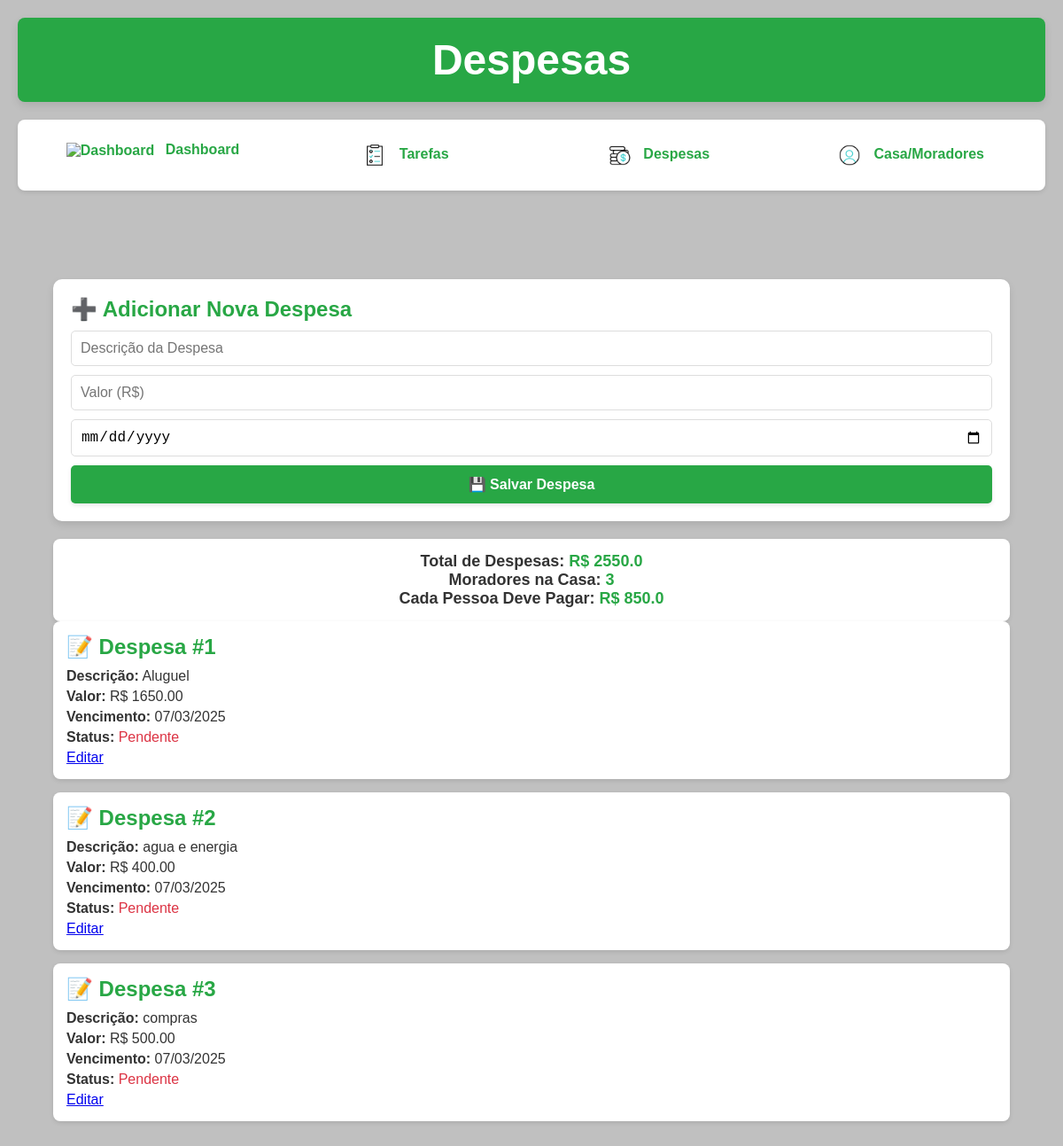
Screenshot of /expenses (signed in) with the database file from the repository.
### app.py (models this page shows)
class Despesa(db.Model):
    id = db.Column(db.Integer, primary_key=True)
    descricao = db.Column(db.String(100), nullable=False)
    valor = db.Column(db.Float, nullable=False)
    data_vencimento = db.Column(db.DateTime, nullable=False)
    pago = db.Column(db.Boolean, default=False)
    casa_id = db.Column(db.Integer, db.ForeignKey('casa.id'), nullable=False)  # Relacionado à Casa

### app.py (the view, shortened to what this page needs)
@app.route('/expenses', methods=['GET', 'POST'])
def expenses():
    if 'usuario_id' not in session:
        return redirect(url_for('login'))
    usuario = Usuario.query.get(session['usuario_id'])
    despesas = Despesa.query.filter_by(casa_id=usuario.casa_id).all()
    total_despesas = sum(d.valor for d in despesas)
    num_moradores = Usuario.query.filter_by(casa_id=usuario.casa_id).count()
    valor_por_pessoa = total_despesas / num_moradores if num_moradores > 0 else 0
    return render_template('expenses.html',
                           despesas=despesas,
                           total_despesas=total_despesas,
                           num_moradores=num_moradores,
                           valor_por_pessoa=valor_por_pessoa)

### templates/expenses.html (shortened to what this page needs)
<!DOCTYPE html>
<html lang="pt-BR">
<head>
</head>
<body>
{% extends "base.html" %}
{% block header %}Despesas{% endblock %}
{% block content %}
  <main>
    <div class="form-expense">
      <h3>➕ Adicionar Nova Despesa</h3>
      <form action="{{ url_for('expenses') }}" method="POST">
        <input type="text" name="descricao" placeholder="Descrição da Despesa" required>
        <input type="number" name="valor" placeholder="Valor (R$)" step="0.01" required>
        <input type="date" name="data_vencimento" required>
        <button type="submit" class="btn-green">💾 Salvar Despesa</button>
      </form>
    </div>
    <div class="summary">
      <p>Total de Despesas: <span>R$ {{ total_despesas|round(2) }}</span></p>
      <p>Moradores na Casa: <span>{{ num_moradores }}</span></p>
      <p>Cada Pessoa Deve Pagar: <span>R$ {{ valor_por_pessoa|round(2) }}</span></p>
    </div>
    {% if despesas %}
      {% for despesa in despesas %}
        <div class="card">
          <h3>📝 Despesa #{{ loop.index }}</h3>
          <p><strong>Descrição:</strong> {{ despesa.descricao }}</p>
          <p><strong>Valor:</strong> R$ {{ "%.2f"|format(despesa.valor) }}</p>
          <p><strong>Vencimento:</strong> {{ despesa.data_vencimento.strftime('%d/%m/%Y') }}</p>
          <p><strong>Status:</strong>
            {% if despesa.pago %}
              <span style="color: #28a745;">Pago</span>
            {% else %}
              <span style="color: #dc3545;">Pendente</span>
            {% endif %}
          </p>
          <a href="{{ url_for('editar_despesa', despesa_id=despesa.id) }}">Editar</a>
        </div>
      {% endfor %}
    {% else %}
      <p style="text-align: center; color: #666; margin-top: 20px;">Nenhuma despesa cadastrada ainda.</p>
    {% endif %}
  </main>
{% endblock %}

### templates/base.html (shortened to what this page needs)
<!DOCTYPE html>
<html lang="pt-BR">
<head>
  <link rel="stylesheet" href="{{ url_for('static', filename='css/styles.css') }}">
</head>
<body>
  <header>
    <h1>{% block header %}{% endblock %}</h1>
  </header>
  <nav>
    <a href="{{ url_for('dashboard') }}">
      <img src="{{ url_for('static', filename='img/home_17905779.gif') }}" alt="Dashboard" class="icon"> Dashboard
    </a>
    <a href="{{ url_for('tasks') }}">
      <img src="{{ url_for('static', filename='img/prancheta.gif') }}" alt="Tarefas" class="icon"> Tarefas
    </a>
    <a href="{{ url_for('expenses') }}">
      <img src="{{ url_for('static', filename='img/dolar.gif') }}" alt="Despesas" class="icon"> Despesas
    </a>
    <a href="{{ url_for('house_info') }}">
      <img src="{{ url_for('static', filename='img/perfil.gif') }}" alt="Casa/Moradores" class="icon"> Casa/Moradores
    </a>
  </nav>
  <main>
    {% block content %}{% endblock %}
  </main>
</body>
</html>

### static/css/styles.css (style rules this page uses)
body { font-family: 'Arial', sans-serif; background: #C0C0C0; color: #333; min-height: 100vh; display: flex; flex-direction: column; align-items: center; padding: 20px; }
header { background-color: #28a745; color: #fff; padding: 20px; text-align: center; width: 100%; border-radius: 8px; box-shadow: 0 4px 10px rgba(0, 0, 0, 0.1); }
nav { display: flex; justify-content: space-around; background: #fff; width: 100%; box-shadow: 0 2px 5px rgba(0, 0, 0, 0.1); margin-top: 20px; border-radius: 8px; }
nav a { flex: 1; padding: 15px; text-decoration: none; color: #28a745; font-weight: bold; text-align: center; transition: color 0.3s; }
main { width: 100%; max-width: 1200px; padding: 20px; margin-top: 30px; }
.card { background: #fff; padding: 20px; margin-bottom: 20px; border-radius: 8px; box-shadow: 0 2px 5px rgba(0, 0, 0, 0.1); }
h3 { color: #28a745; margin-bottom: 15px; font-size: 1.5em; }
.icon { width: 30px; height: 30px; margin-right: 8px; vertical-align: middle; }
nav { display: flex; justify-content: space-around; background: #fff; box-shadow: 0 2px 5px rgba(0, 0, 0, 0.1); }
nav a { flex: 1; padding: 15px; text-decoration: none; color: #28a745; font-weight: bold; text-align: center; }
main { padding: 20px; }
.card { background: #fff; margin-bottom: 15px; padding: 15px; border-radius: 8px; box-shadow: 0 2px 5px rgba(0, 0, 0, 0.1); }
.card h3 { margin-bottom: 10px; color: #28a745; }
.card p { color: #333; }
button { background-color: #28a745; color: white; border: none; padding: 5px 15px; font-size: 14px; font-weight: bold; border-radius: 3px; cursor: pointer; transition: background-color 0.3s, transform 0.2s; box-shadow: 0 2px 5px rgba(0, 0, 0, 0.1); }

### templates/expenses.html (style rules this page uses)
* { margin: 0; padding: 0; box-sizing: border-box; }
body { font-family: "Arial", sans-serif; background: #f4f4f4; color: #333; }
header { background: #28a745; color: #fff; padding: 15px; text-align: center; font-size: 24px; }
nav { display: flex; justify-content: space-around; background: #fff; box-shadow: 0 2px 5px rgba(0, 0, 0, 0.1); padding: 10px; }
nav a { text-decoration: none; color: #28a745; font-weight: bold; padding: 10px 15px; border-radius: 5px; transition: 0.3s; }
main { padding: 20px; max-width: 800px; margin: 0 auto; }
.form-expense { background: #fff; padding: 20px; border-radius: 10px; margin-bottom: 20px; box-shadow: 0 4px 8px rgba(0, 0, 0, 0.1); }
.form-expense h3 { margin-bottom: 10px; color: #28a745; }
.form-expense input { width: 100%; padding: 10px; margin-bottom: 10px; border: 1px solid #ddd; border-radius: 5px; font-size: 16px; }
.btn-green { width: 100%; background: #28a745; color: #fff; border: none; padding: 12px; border-radius: 5px; font-size: 16px; cursor: pointer; transition: 0.3s; }
.card { background: #fff; padding: 15px; margin-bottom: 15px; border-radius: 8px; box-shadow: 0 2px 5px rgba(0, 0, 0, 0.1); }
.card h3 { color: #28a745; }
.card p { margin: 5px 0; }
.summary { background: #fff; padding: 15px; margin-top: 20px; border-radius: 8px; text-align: center; font-size: 18px; font-weight: bold; color: #333; box-shadow: 0 2px 5px rgba(0, 0, 0, 0.1); }
.summary span { color: #28a745; }
button { background-color: #28a745; color: white; border: none; padding: 5px 15px; font-size: 14px; font-weight: bold; border-radius: 3px; cursor: pointer; transition: background-color 0.3s, transform 0.2s; box-shadow: 0 2px 5px rgba(0, 0, 0, 0.1); }
.icon { width: 50px; height: 50px; margin-right: 8px; vertical-align: middle; }

### rows the page displays
Despesa: descricao "Aluguel", valor "1650.00", data_vencimento "07/03/2025", pago "Pendente"
Despesa: descricao "agua e energia", valor "400.00", data_vencimento "07/03/2025", pago "Pendente"
Despesa: descricao "compras", valor "500.00", data_vencimento "07/03/2025", pago "Pendente"

### other values shown
{{ total_despesas|round(2) }} "2550.0"
{{ num_moradores }} "3"
{{ valor_por_pessoa|round(2) }} "850.0"
